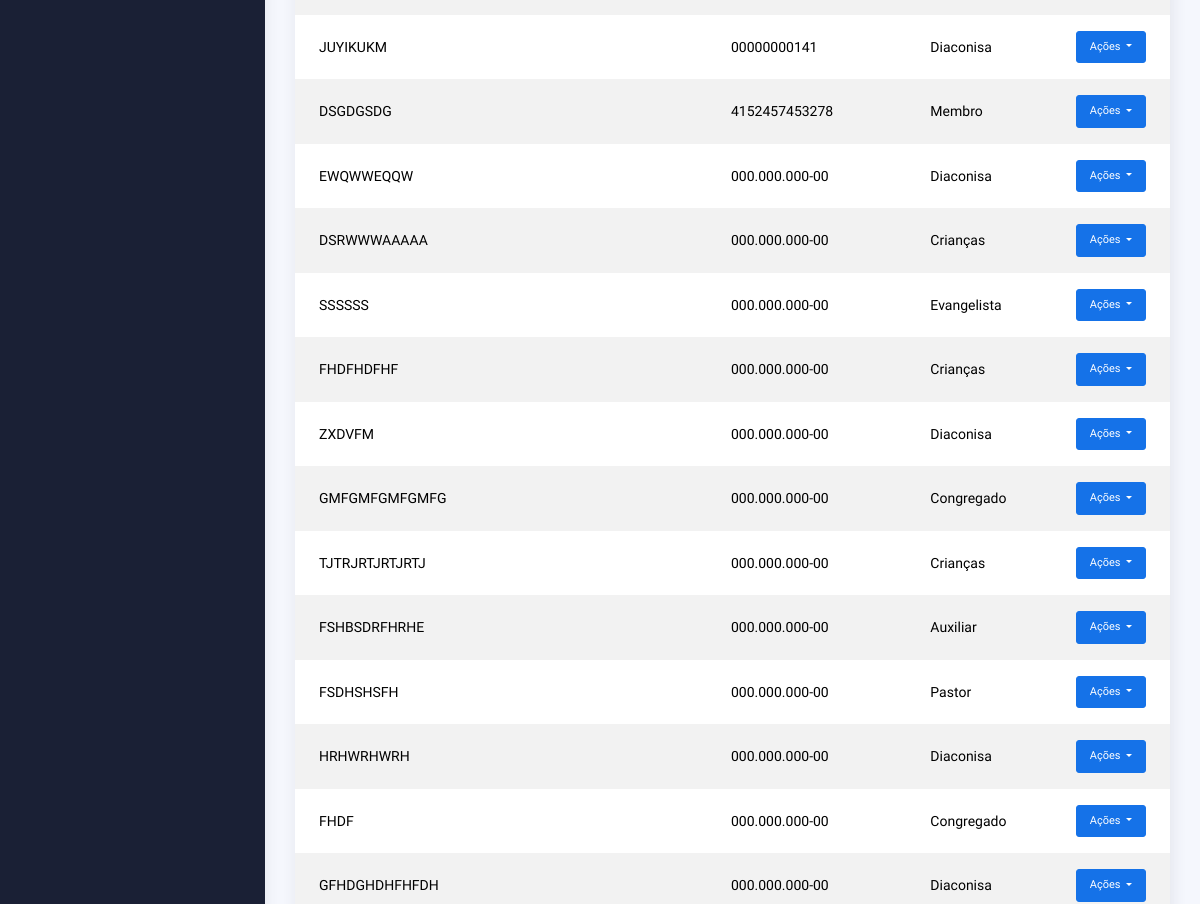
The page /index/membros/ (signed in, middle part) on the database as committed earlier.
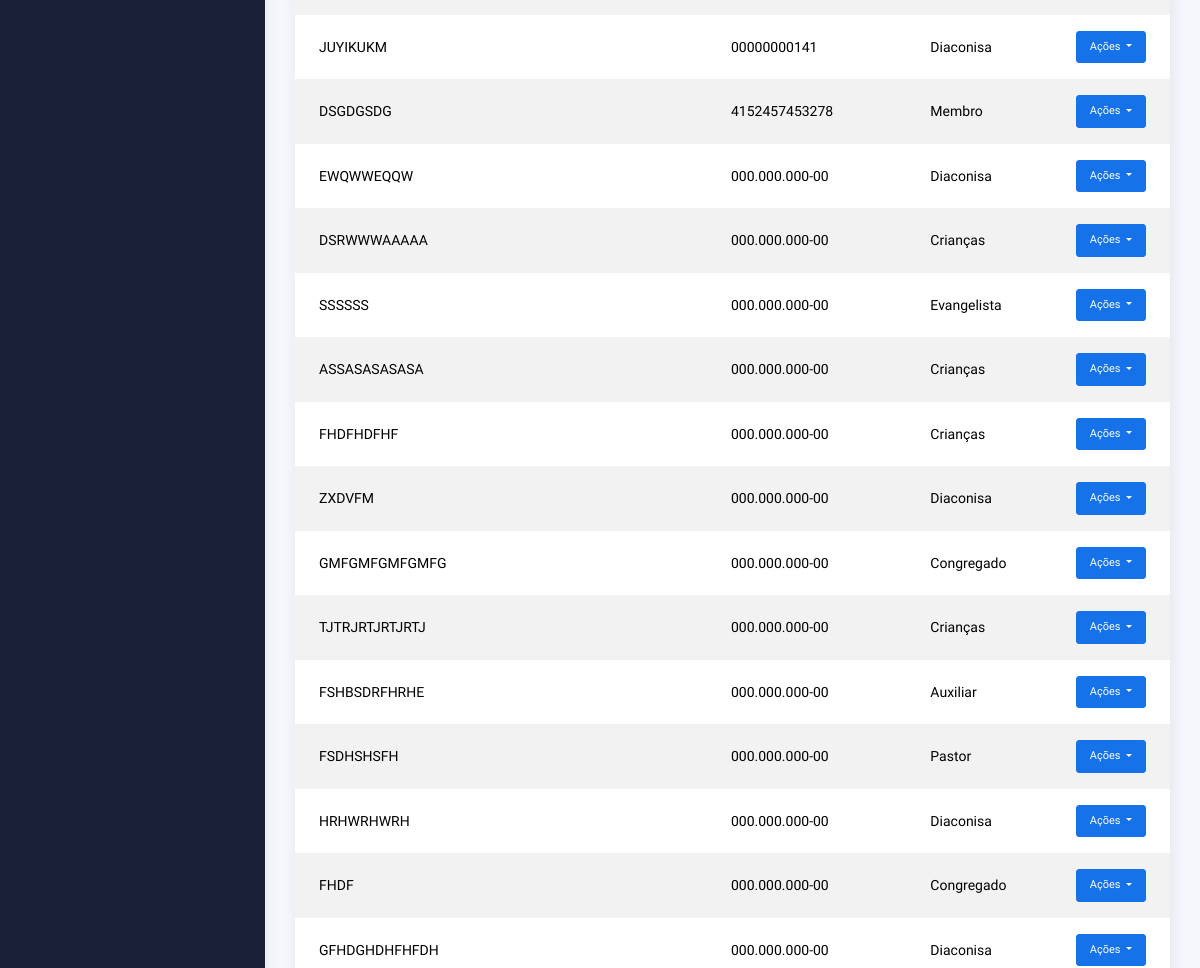
The same page on the database as committed later.
### plataformaigreja/models.py (models this page shows, shortened)
class Membros(models.Model):
    choices_sexo = (('F', 'Feminino'),
                    ('M', 'Masculino'))
    choices_cargo = (('A', 'Auxiliar'),
                     ('C', 'Congregado'),
                     ('Cr', 'Crianças'),
                     ('Da', 'Diaconisa'),
                     ('D', 'Diácono'),
                     ('E', 'Evangelista'),
                     ('J', 'Jovem'),
                     ('Mb', 'Membro'),
                     ('Mi', 'Missionário(a)'),
                     ('Pr', 'Pastor'),
                     ('P', 'Presbítero'))
    nome = models.CharField(max_length=50)
    sexo = models.CharField(max_length=1, choices=choices_sexo)
    cpf = models.CharField(max_length=20, blank=True, null=True)
    email = models.EmailField(blank=True, null=True)
    telefone = models.CharField(max_length=19, blank=True, null=True)
    endereco = models.CharField(max_length=100, blank=True, null=True)
    foto = models.ImageField(upload_to="img_membros", null=True, blank=True)
    data_nascimento = models.DateField(null=True, blank=True)
    data_batismo = models.DateField(null=True, blank=True)
    cargo = models.CharField(max_length=2, choices=choices_cargo)
    pastor = models.ForeignKey(
        User,
        on_delete=models.CASCADE
    )
    nome_igreja = models.ForeignKey('igreja.Igreja', on_delete=models.CASCADE, null=True, blank=True)
    ativo = models.BooleanField(default=True)

### plataformaigreja/views.py (the view, shortened to what this page needs)
# urls.py: path('membros/', views.membros, name='membros'),
@login_required(login_url='/usuarios/login')
def membros(request):
    if request.method == "GET":
        membros = Membros.objects.filter(pastor=request.user, ativo=True)
        total_membros = membros.count()  # Conta os membros daquele pastor
        return render(request, 'membros.html', {
            'membros': membros,
            'total_membros': total_membros,
        })

### igreja/context_processors.py (called while the page is built)
def logo_igreja(request):
    if request.user.is_authenticated:
        igreja = Igreja.objects.filter(pastor=request.user).first()
        return {"logo_igreja": igreja.logo.url if igreja and igreja.logo else None}
    return {"logo_igreja": None}

### plataformaigreja/context_processors.py (called while the page is built)
def total_membros_context(request):
    if request.user.is_authenticated:
        total_membros = Membros.objects.filter(pastor=request.user, ativo=True).count()
    else:
        total_membros = 0
    return {
        'total_membros': total_membros
    }

def total_membros_transferidos(request):
    if request.user.is_authenticated:
        total_membros_transf = Membros.objects.filter(pastor=request.user, ativo=False).count()
    else:
        total_membros_transf = 0
    return {
        'total_membros_transf': total_membros_transf
    }

### plataformaigreja/templates/membros.html (shortened to what this page needs)
{% extends "bases/base_plataformaigreja.html" %}
{% load static %}
{% block 'conteudo' %}
<div class="row">
  <div class="col-md-12">
    <div class="card">
        <div class="table-responsive">
          <table id="add-row" class="display table table-striped table-hover">
            <tbody>
              {% for membro in membros %}
                <tr>
                  <td>{{membro.nome}}</td>
                  <td>{{membro.cpf | default:"000.000.000-00"}}</td>
                  <td>
                    {% if membro.cargo == "Mb" %}
                      Membro
                    {% elif membro.cargo == "A" %}
                      Auxiliar
                    {% elif membro.cargo == "C" %}
                      Congregado
                    {% elif membro.cargo == "Cr" %}
                      Crianças
                    {% elif membro.cargo == "Da" %}
                      Diaconisa
                    {% elif membro.cargo == "D" %}
                      Diácono
                    {% elif membro.cargo == "E" %}
                      Evangelista
                    {% elif membro.cargo == "J" %}
                      Jovem
                    {% elif membro.cargo == "Mi" %}
                      Missionário(a)
                    {% elif membro.cargo == "Pr" %}
                      Pastor
                    {% elif membro.cargo == "P" %}
                      Presbítero
                    {% endif %}
                  </td>
                  <td>
                    <button id="btnGroupDrop1" type="button" class="btn btn-primary btn-sm dropdown-toggle" data-bs-toggle="dropdown" aria-expanded="false">
                      Ações
                    </button>
                  </td>
                </tr>
              {% endfor %}
            </tbody>
          </table>
        </div>
      </div>
    </div>
  </div>
</div>
</div>
{% endblock %}

Rows that differ between the two databases and show on the page:
now on this page (row edited): Membros: nome "ASSASASASASA", cpf "000.000.000-00", cargo "Crianças"
